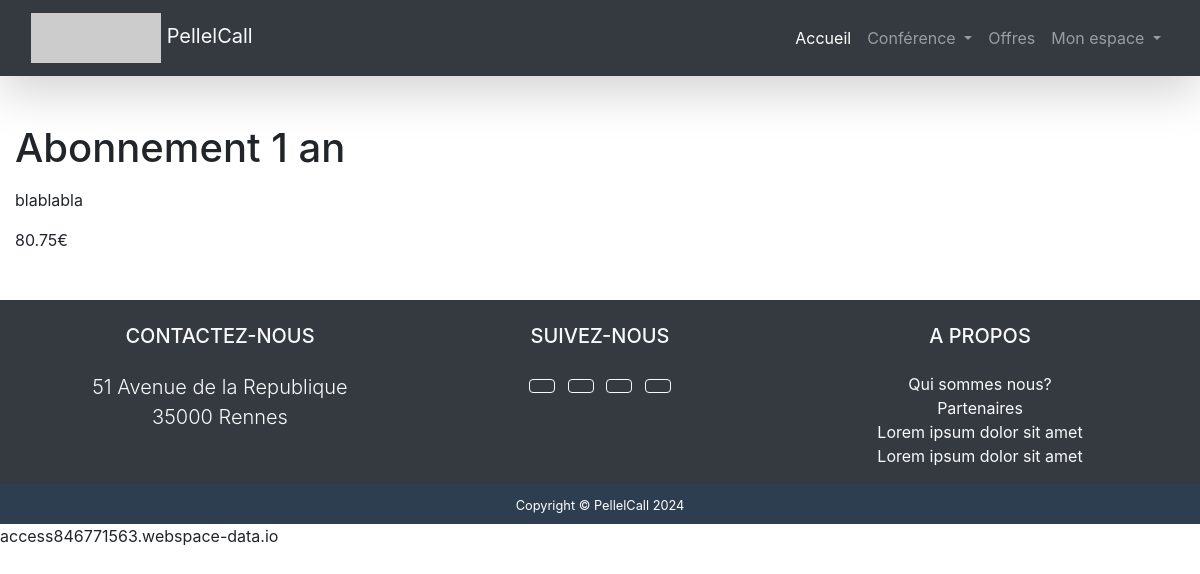
/meeting/offer/2 (signed in), run on an earlier commit of the app's database.
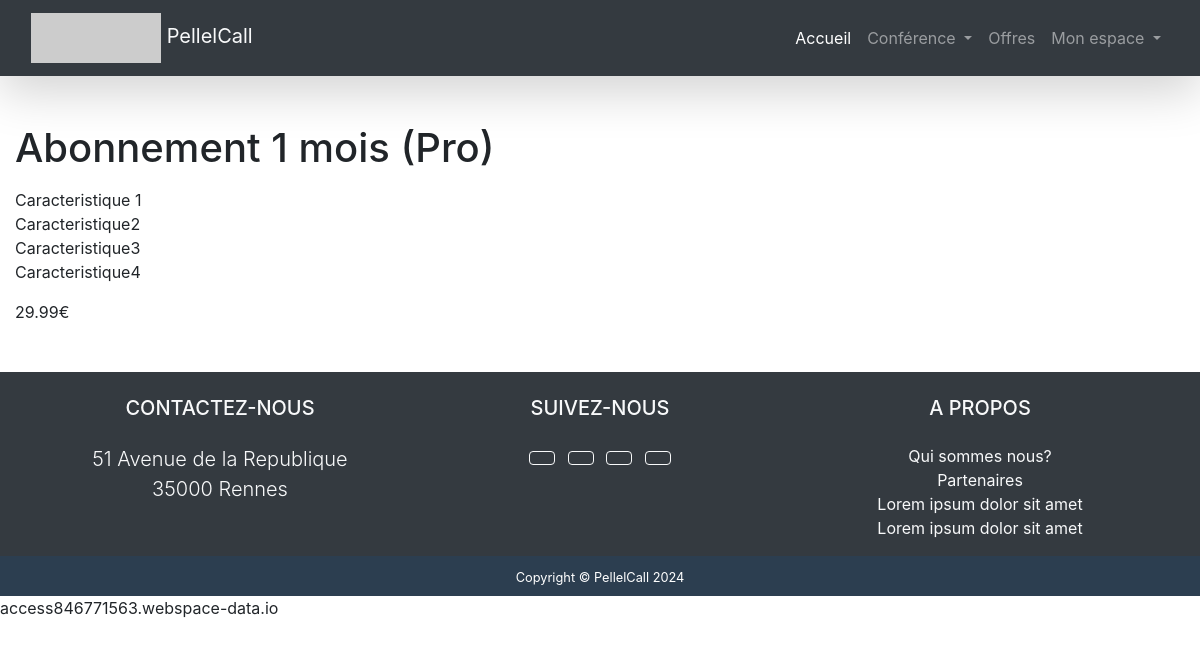
And on a later commit of the database.
### meeting/models.py (models this page shows, shortened)
class Offer(models.Model):
    title = models.CharField(max_length=255, verbose_name="titre")
    description = models.TextField()
    price = models.DecimalField(verbose_name="prix", max_digits=10, decimal_places=2)
    users = models.ManyToManyField(User, through="Souscription", verbose_name="Utilisateurs souscrits", related_name="offers")
    class Meta:
        verbose_name = "offre"

### meeting/views.py (the view)
# urls.py: url(r"^offer/(?P<pk>\d+)$", views.OfferDetailView.as_view(), name="offer_detail"),
class OfferDetailView(DetailView):
    model = Offer
    context_object_name = 'offer'
    template_name='meeting/offer_detail.html'

### meeting/templates/meeting/offer_detail.html (shortened to what this page needs)
{% extends 'base.html' %}
{% block othercss %}
    {% load static %}
    <link rel="stylesheet" href="{% static 'meeting/css/offer.css' %}">
{% endblock %}
{% block content %}
{% if user.is_authenticated %}
    <h1>{{offer.title}}</h1>
    <p>{{offer.description|linebreaks}}</p>
    <p>{{offer.price}}€</p>
{% else %}
    <p>Vous devez vous connecter d'abord</p>
{% endif %}
{% endblock %}

What changed in the data, as far as the page shows it:
changed Offer: title "Abonnement 1 an" → "Abonnement 1 mois (Pro)"; description "blablabla" → "Caracteristique 1 Caracteristique2 Caracteristique3 Caracteristique4"; price "80.75" → "29.99"
